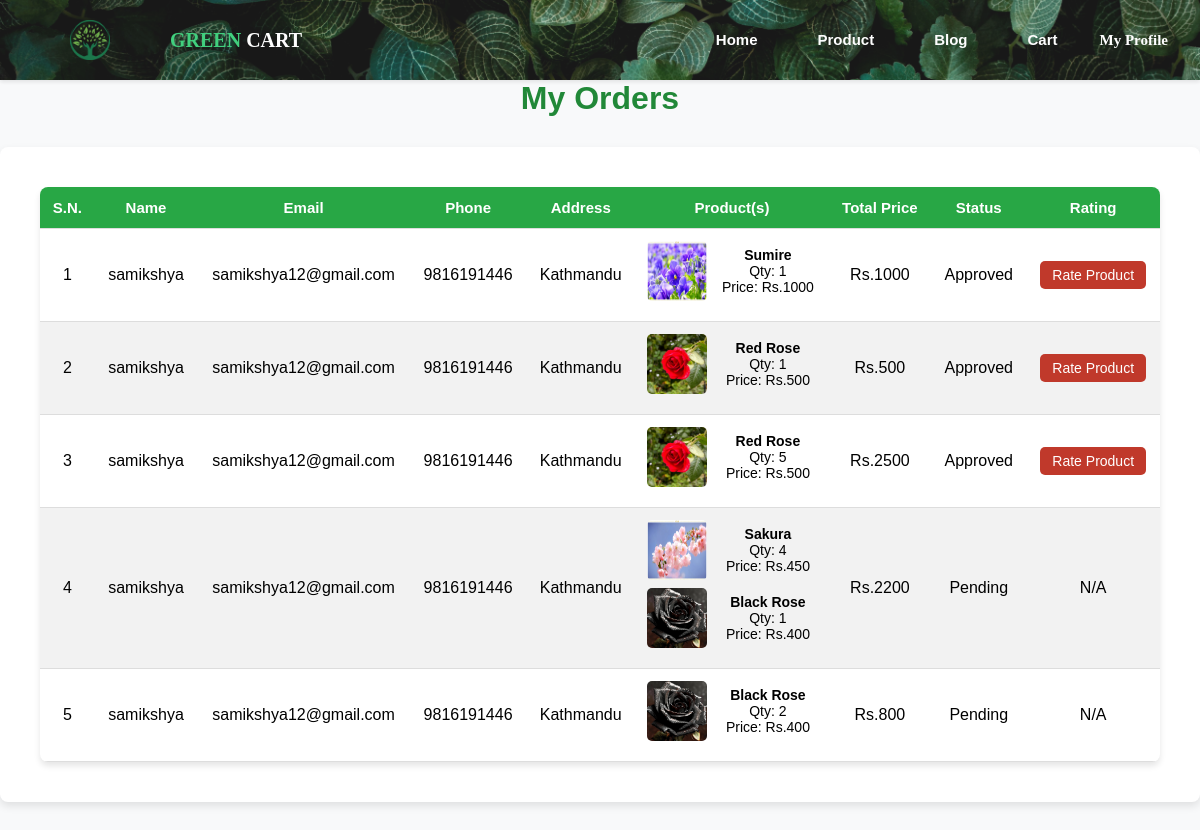
The app's page /userside/Myorders.php (signed in) with its own data.
### tables this page shows
CREATE TABLE `orders` (
  `id` int(11) NOT NULL,
  `u_id` int(11) NOT NULL,
  `name` varchar(40) NOT NULL,
  `phno` bigint(20) NOT NULL,
  `location` varchar(40) NOT NULL,
  `email` varchar(40) NOT NULL,
  `method` varchar(40) NOT NULL,
  `total_products` int(11) NOT NULL,
  `total_price` int(11) NOT NULL,
  `status` int(11) NOT NULL DEFAULT 1
);

CREATE TABLE `order_items` (
  `id` int(11) NOT NULL,
  `order_id` int(11) NOT NULL,
  `product_id` int(11) NOT NULL,
  `quantity` int(11) NOT NULL,
  `price` int(11) NOT NULL
);

CREATE TABLE `products` (
  `id` int(11) NOT NULL,
  `name` varchar(100) NOT NULL,
  `price` int(11) NOT NULL,
  `image` varchar(255) NOT NULL,
  `stock` int(11) NOT NULL,
  `desc` varchar(100) NOT NULL,
  `created_at` datetime DEFAULT current_timestamp()
);

### userside/Myorders.php (the view, shortened to what this page needs)
<?php
include "../include/db.php";
$uid = $_SESSION['id'];
$query = "SELECT * FROM orders WHERE u_id = $uid";
$result = $conn->query($query);
?>
<!DOCTYPE html>
<html lang="en">
<head>
    <link rel="stylesheet" href="../css/orders.css">
    <link rel="stylesheet" href="../include/nav.css">
</head>
<body>
<?php include "../include/nav.php"; ?>
    <h1>My Orders</h1>
    <div class="container">
        <section class="display_product">
            <table>
                <thead>
                    <tr>
                        <th>S.N.</th>
                        <th>Name</th>
                        <th>Email</th>
                        <th>Phone</th>
                        <th>Address</th>
                        <th>Product(s)</th>
                        <th>Total Price</th>
                        <th>Status</th>
                        <th>Rating</th>
                    </tr>
                </thead>
                <tbody>
                    <?php
                    $counter = 1;
                    if (mysqli_num_rows($result) > 0) {
                        while ($row = mysqli_fetch_assoc($result)) {
                            $order_id = $row['id'];
                            $user_name = $row['name'];
                            $user_email = $row['email'];
                            $user_phone = $row['phno'];
                            $location = $row['location'];
                            $total_price = $row['total_price'];
                            $status = $row['status'];
                            $order_items_query = "SELECT oi.product_id, oi.quantity, oi.price, p.name AS product_name, p.image AS product_image
                        FROM order_items oi
                        JOIN products p ON oi.product_id = p.id
                        WHERE oi.order_id = $order_id";
                            $order_items_result = $conn->query($order_items_query);
                            echo "<tr>
                            <td>" . $counter . "</td>
                            <td>" . $user_name . "</td>
                            <td>" . $user_email . "</td>
                            <td>" . $user_phone . "</td>
                            <td>" . $location . "</td>
                            <td>";
                            while ($item = mysqli_fetch_assoc($order_items_result)) {
                                $product_name = $item['product_name'];
                                $product_image = $item['product_image'];
                                $quantity = $item['quantity'];
                                $price = $item['price'];
                                echo "<div class='order-item'>
                            <img src='../img/" . $product_image . "' alt='" . $product_name . "'>
                            <div class='product-details'>
                                <p><strong>" . $product_name . "</strong></p>
                                <p>Qty: " . $quantity . "</p>
                                <p>Price: Rs." . $price . "</p>
                            </div>
                          </div>";
                            }
                            echo "</td>
                            <td>Rs." . $total_price . "</td>
                            <td>";
                            if ($status == 1) {
                                echo "Pending";
                            } elseif ($status == 2) {
                                echo "Approved";
                            } else {
                                echo "Declined";
                            }
                            echo "</td>";
                            echo "<td>";
                            if ($status == 2) {
                                echo "<a href='rating.php?order_id=" . urlencode($order_id) . "' class='rating-button'>Rate Product</a>";
                            } else {
                                echo "N/A";
                            }
                            echo "</td></tr>";
                            $counter++;
                        }
                    } else {
                        echo "<tr><td colspan='9'>No orders found</td></tr>";
                    }
                    ?>
                </tbody>
            </table>
        </section>
    </div>
</body>
</html>

### css/orders.css (style rules this page uses)
body { font-family: Arial, sans-serif; background-color: #f8f9fa; margin: 0; padding: 0; }
* { margin: 0; padding: 0; box-sizing: border-box; }
.container { max-width: 1200px; margin: 30px auto; padding: 20px; background: white; border-radius: 8px; box-shadow: 0 4px 8px rgba(0, 0, 0, 0.1); }
section { padding: 20px; }
table { width: 100%; border-collapse: collapse; border-radius: 8px; overflow: hidden; box-shadow: 0 4px 6px rgba(0, 0, 0, 0.1); }
th, td { padding: 12px; text-align: center; border-bottom: 1px solid #ddd; }
th { background: #28a745; color: white; font-size: 15px; }
tr:nth-child(even) { background-color: #f2f2f2; }
.rating-button { padding: 6px 12px; background-color: #c0392b; color: white; text-decoration: none; border-radius: 5px; font-size: 14px; transition: 0.3s ease-in-out; }
h1 { text-align: center; color: #218838; margin-bottom: 20px; }
.order-item { display: flex; align-items: center; margin-bottom: 8px; }
.order-item img { width: 60px; height: 60px; border-radius: 5px; margin-right: 12px; }
.order-item .product-details { flex: 1; }
.order-item .product-details p { margin: 0; font-size: 14px; }

### include/nav.css (style rules this page uses)
html { overflow-y: scroll; }
* { padding: 0; margin: 0; }

### records on screen
orders: name "samikshya", email "samikshya12@gmail.com", phno "9816191446", location "Kathmandu", total_price "1000", status "Approved"
order_items: product.name (picture), product.name "Sumire", quantity "1", price "1000"
orders: name "samikshya", email "samikshya12@gmail.com", phno "9816191446", location "Kathmandu", total_price "500", status "Approved"
order_items: product.image (picture), product.name "Red Rose", quantity "1", price "500"
orders: name "samikshya", email "samikshya12@gmail.com", phno "9816191446", location "Kathmandu", total_price "2500", status "Approved"
order_items: product.image (picture), product.name "Red Rose", quantity "5", price "500"
orders: name "samikshya", email "samikshya12@gmail.com", phno "9816191446", location "Kathmandu", total_price "2200", status "Pending"
order_items: product.image (picture), product.name "Sakura", quantity "4", price "450"
order_items: product.image (picture), product.name "Black Rose", quantity "1", price "400"
orders: name "samikshya", email "samikshya12@gmail.com", phno "9816191446", location "Kathmandu", total_price "800", status "Pending"
order_items: product.image (picture), product.name "Black Rose", quantity "2", price "400"
